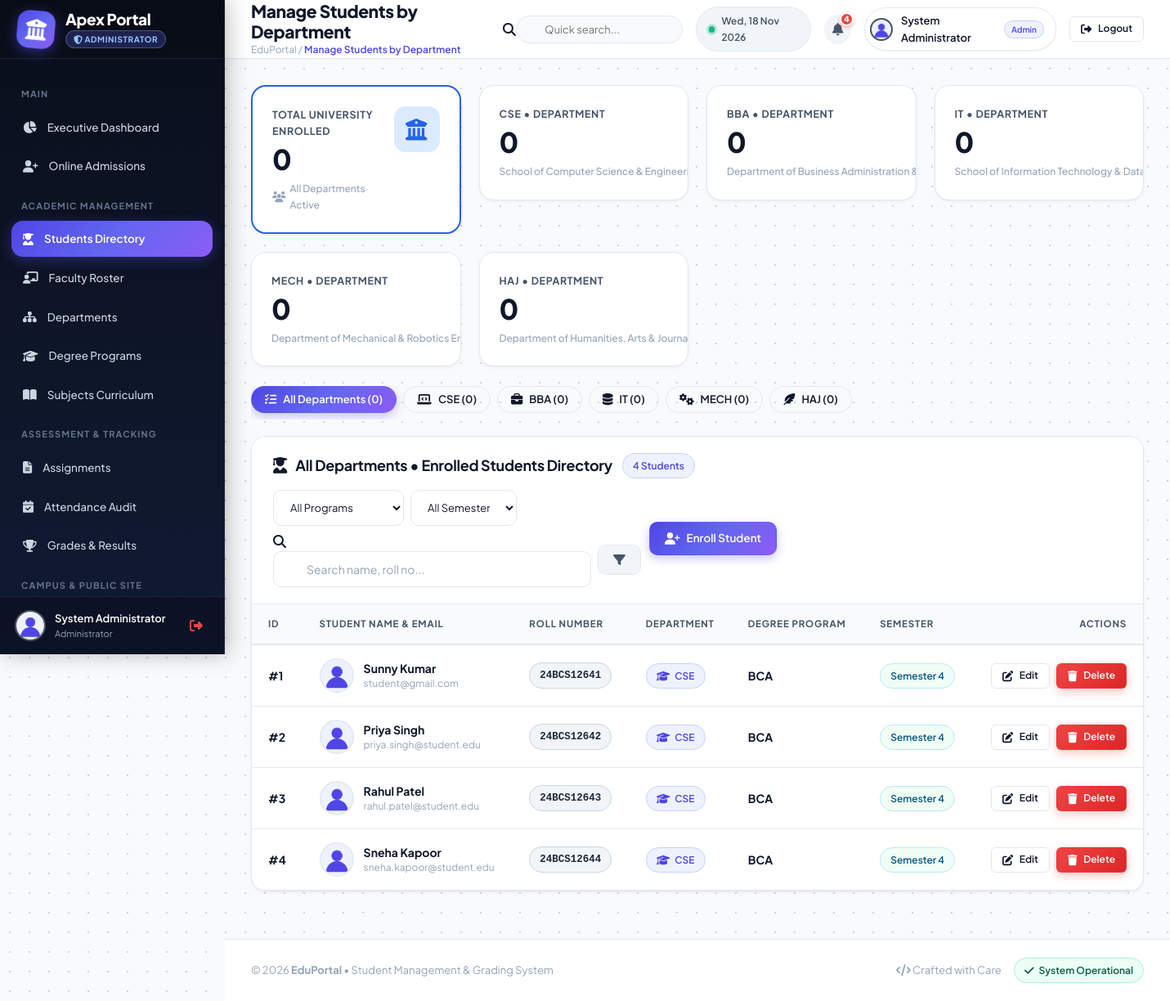
The app's page /admin/manage_students.php (signed in), older data.
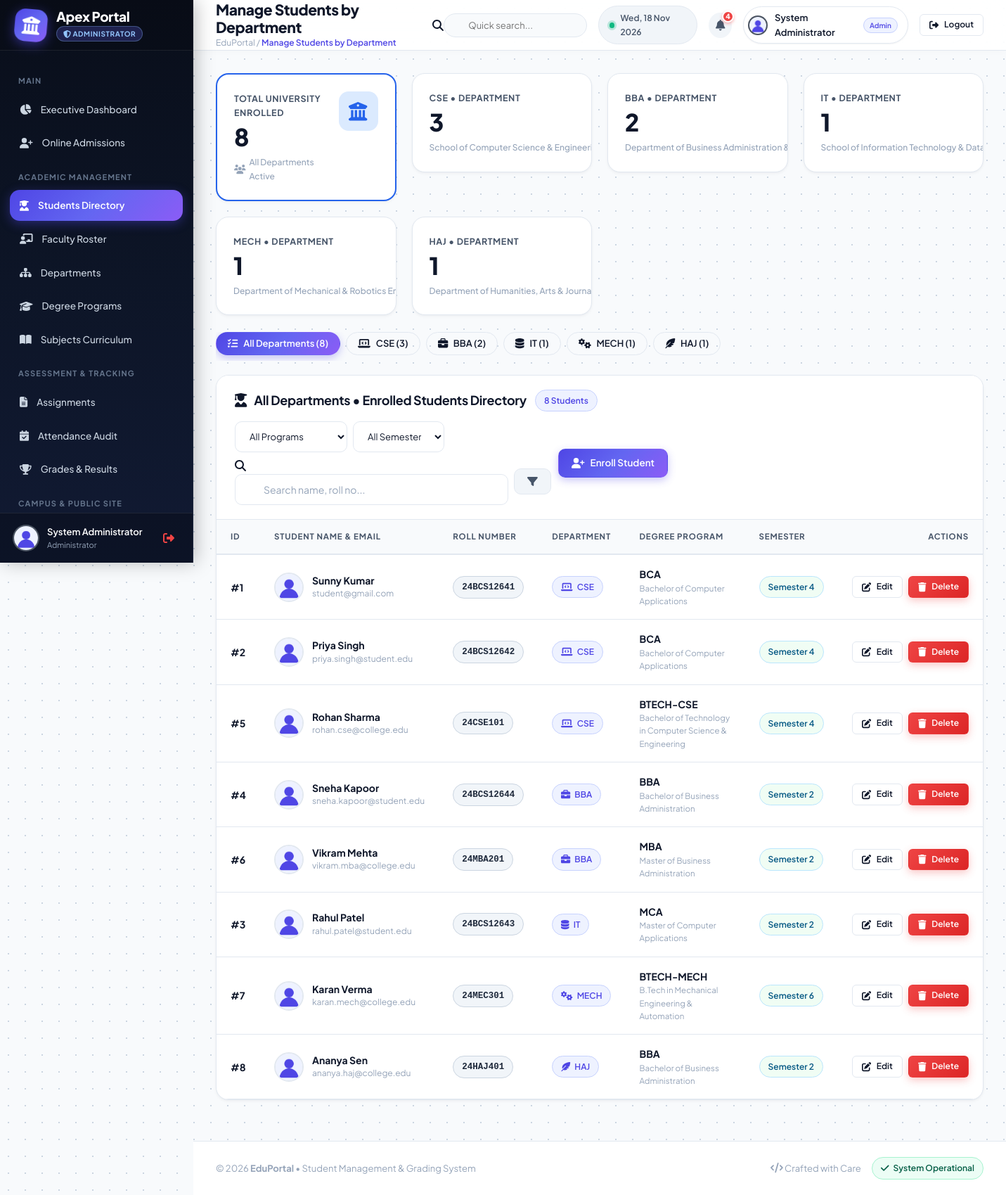
The same page, newer data.
### tables this page shows
CREATE TABLE `departments` (
  `department_id` int(11) NOT NULL AUTO_INCREMENT,
  `name` varchar(150) NOT NULL,
  `code` varchar(20) NOT NULL,
  `description` text DEFAULT NULL,
  `head_of_dept` varchar(120) DEFAULT NULL,
  `icon` varchar(50) DEFAULT 'fa-laptop-code',
  `created_at` timestamp NOT NULL DEFAULT current_timestamp(),
  PRIMARY KEY (`department_id`),
  UNIQUE KEY `code` (`code`)
);

CREATE TABLE `students` (
  `student_id` int(11) NOT NULL AUTO_INCREMENT,
  `user_id` int(11) NOT NULL,
  `roll_no` varchar(50) NOT NULL,
  `department_id` int(11) DEFAULT NULL,
  `course_id` int(11) DEFAULT NULL,
  `course` varchar(100) DEFAULT 'BCA',
  `semester` int(11) NOT NULL DEFAULT 1,
  `admission_year` int(11) NOT NULL DEFAULT 2024,
  `gender` enum('Male','Female','Other') DEFAULT 'Male',
  `dob` date DEFAULT NULL,
  `address` text DEFAULT NULL,
  `status` enum('Active','Graduated','Suspended') DEFAULT 'Active',
  `profile_picture` varchar(255) DEFAULT NULL,
  `created_at` timestamp NOT NULL DEFAULT current_timestamp(),
  PRIMARY KEY (`student_id`),
  UNIQUE KEY `user_id` (`user_id`),
  UNIQUE KEY `roll_no` (`roll_no`),
  KEY `user_id_2` (`user_id`),
  KEY `course_id` (`course_id`),
  CONSTRAINT `fk_stu_course` FOREIGN KEY (`course_id`) REFERENCES `courses` (`course_id`) ON DELETE SET NULL,
  CONSTRAINT `fk_stu_user` FOREIGN KEY (`user_id`) REFERENCES `users` (`id`) ON DELETE CASCADE
);

CREATE TABLE `users` (
  `id` int(11) NOT NULL AUTO_INCREMENT,
  `name` varchar(120) NOT NULL,
  `email` varchar(120) NOT NULL,
  `password` varchar(255) NOT NULL,
  `role` enum('admin','faculty','student') NOT NULL DEFAULT 'student',
  `profile_picture` varchar(255) DEFAULT NULL,
  `phone` varchar(30) DEFAULT NULL,
  `created_at` timestamp NOT NULL DEFAULT current_timestamp(),
  PRIMARY KEY (`id`),
  UNIQUE KEY `email` (`email`)
);

CREATE TABLE `courses` (
  `course_id` int(11) NOT NULL AUTO_INCREMENT,
  `department_id` int(11) NOT NULL,
  `name` varchar(150) NOT NULL,
  `code` varchar(30) NOT NULL,
  `degree_level` enum('Undergraduate','Postgraduate','Doctorate','Diploma') NOT NULL DEFAULT 'Undergraduate',
  `duration` varchar(50) NOT NULL DEFAULT '3 Years',
  `semester_count` int(11) NOT NULL DEFAULT 6,
  `fees_per_year` decimal(10,2) NOT NULL DEFAULT 65000.00,
  `eligibility` text DEFAULT NULL,
  `description` text DEFAULT NULL,
  `created_at` timestamp NOT NULL DEFAULT current_timestamp(),
  `course_name` varchar(150) DEFAULT NULL,
  `course_code` varchar(30) DEFAULT NULL,
  PRIMARY KEY (`course_id`),
  UNIQUE KEY `code` (`code`),
  KEY `department_id` (`department_id`),
  CONSTRAINT `fk_course_dept` FOREIGN KEY (`department_id`) REFERENCES `departments` (`department_id`) ON DELETE CASCADE
);

### admin/manage_students.php (the view, shortened to what the rows shown need)
<?php
include("../config/db.php");
$dept_filter = isset($_GET['dept']) && is_numeric($_GET['dept']) ? (int)$_GET['dept'] : 0;
$where_clauses = ["1=1"];
$where_sql = implode(" AND ", $where_clauses);
$query = mysqli_query($con, "
    SELECT students.*, users.name, users.email,
           d.name AS department_name, d.code AS department_code, d.icon AS department_icon,
           c.name AS course_full_name, c.code AS course_code
    FROM students
    INNER JOIN users ON students.user_id = users.id
    LEFT JOIN departments d ON students.department_id = d.department_id
    LEFT JOIN courses c ON students.course_id = c.course_id
    WHERE $where_sql
    ORDER BY students.department_id ASC, students.semester ASC, students.roll_no ASC
");
$depts_list = [];
$total_all_students = 0;
$d_res = @mysqli_query($con, "
    SELECT d.department_id, d.name, d.code, d.icon,
           (SELECT COUNT(*) FROM students s WHERE s.department_id = d.department_id) AS student_count
    FROM departments d
    ORDER BY d.department_id ASC
");
if ($d_res) {
    while ($d = mysqli_fetch_assoc($d_res)) {
        $depts_list[] = $d;
        $total_all_students += (int)$d['student_count'];
    }
}
include("../includes/header.php");
include("../includes/navbar.php");
?>
<div class="stats-grid" style="margin-bottom: 24px;">
    <?php
    $dept_colors = [
        1 => ['bg' => '#dbeafe', 'color' => '#1d4ed8'],
        2 => ['bg' => '#fef3c7', 'color' => '#b45309'],
        3 => ['bg' => '#dcfce7', 'color' => '#15803d'],
        4 => ['bg' => '#ffedd5', 'color' => '#c2410c'],
        5 => ['bg' => '#f3e8ff', 'color' => '#7e22ce']
    ];
    foreach ($depts_list as $d):
        $d_id = (int)$d['department_id'];
        $c_theme = $dept_colors[$d_id] ?? ['bg' => '#f1f5f9', 'color' => '#475569'];
        $is_selected = ($dept_filter === $d_id);
    ?>
        <a href="manage_students.php?dept=<?php echo $d_id; ?>" style="text-decoration:none;">
            <div class="stat-card" style="cursor:pointer; <?php if ($is_selected) echo 'border:2px solid ' . $c_theme['color'] . '; box-shadow:0 8px 20px rgba(0,0,0,0.08);'; ?>">
                <div class="stat-info">
                    <div class="stat-label"><?php echo htmlspecialchars($d['code']); ?> &bull; Department</div>
                    <div class="stat-value" style="<?php if ($is_selected) echo 'color:' . $c_theme['color'] . ';'; ?>">
                        <?php echo (int)$d['student_count']; ?>
                    </div>
                    <div class="stat-subtext" style="white-space:nowrap; overflow:hidden; text-overflow:ellipsis;" title="<?php echo htmlspecialchars($d['name']); ?>">
                        <?php echo htmlspecialchars($d['name']); ?>
                    </div>
                </div>
            </div>
        </a>
    <?php endforeach; ?>
</div>
<div style="display:flex; align-items:center; gap:8px; overflow-x:auto; padding-bottom:8px; margin-bottom:20px;">
    <a href="manage_students.php" class="btn <?php echo ($dept_filter === 0) ? 'btn-primary' : 'btn-outline'; ?>" style="font-size:13px; border-radius:20px; padding:6px 16px;">
        <i class="fa-solid fa-list-check"></i> All Departments (<?php echo $total_all_students; ?>)
    </a>
    <?php foreach ($depts_list as $d):
        $d_id = (int)$d['department_id'];
        $active_class = ($dept_filter === $d_id) ? 'btn-primary' : 'btn-outline';
    ?>
        <a href="manage_students.php?dept=<?php echo $d_id; ?>" class="btn <?php echo $active_class; ?>" style="font-size:13px; border-radius:20px; padding:6px 16px; white-space:nowrap;">
            <i class="fa-solid <?php echo htmlspecialchars($d['icon'] ?: 'fa-graduation-cap'); ?>"></i>
            <?php echo htmlspecialchars($d['code']); ?> (<?php echo (int)$d['student_count']; ?>)
        </a>
    <?php endforeach; ?>
</div>
<div class="card">
    <div class="card-body" style="padding:0;">
        <div class="table-responsive">
            <table class="custom-table">
                <thead>
                    <tr>
                        <th>ID</th>
                        <th>Student Name & Email</th>
                        <th>Roll Number</th>
                        <th>Department</th>
                        <th>Degree Program</th>
                        <th>Semester</th>
                        <th style="text-align:right;">Actions</th>
                    </tr>
                </thead>
                <tbody>
                    <?php if ($query && mysqli_num_rows($query) > 0): ?>
                        <?php while ($row = mysqli_fetch_assoc($query)):
                            $pic = !empty($row['profile_picture']) && file_exists("../uploads/profile_pictures/" . $row['profile_picture'])
                                ? "../uploads/profile_pictures/" . $row['profile_picture']
                                : "../assets/images/default-user.png";
                            $d_code = $row['department_code'] ?? 'CSE';
                            $d_icon = $row['department_icon'] ?? 'fa-graduation-cap';
                            $c_code = $row['course_code'] ?? ($row['course'] ?? 'BCA');
                        ?>
                            <tr>
                                <td><strong>#<?php echo $row['student_id']; ?></strong></td>
                                <td>
                                    <div class="table-user-cell">
                                        <img src="<?php echo $pic; ?>" alt="Student Photo" class="table-avatar">
                                        <div>
                                            <div class="user-name"><?php echo htmlspecialchars($row['name']); ?></div>
                                            <div class="user-subtext"><?php echo htmlspecialchars($row['email']); ?></div>
                                        </div>
                                    </div>
                                </td>
                                <td>
                                    <span class="badge badge-dark" style="font-family:monospace; font-size:12.5px; font-weight:700;">
                                        <?php echo htmlspecialchars($row['roll_no']); ?>
                                    </span>
                                </td>
                                <td>
                                    <span class="badge badge-primary" style="font-size:12px; gap:6px;">
                                        <i class="fa-solid <?php echo htmlspecialchars($d_icon); ?>"></i>
                                        <?php echo htmlspecialchars($d_code); ?>
                                    </span>
                                </td>
                                <td>
                                    <strong><?php echo htmlspecialchars($c_code); ?></strong>
                                    <div style="font-size:11.5px; color:var(--text-muted);"><?php echo htmlspecialchars($row['course_full_name'] ?? ''); ?></div>
                                </td>
                                <td>
                                    <span class="badge badge-info" style="font-weight:600;">Semester <?php echo htmlspecialchars($row['semester']); ?></span>
                                </td>
                                <td style="text-align:right;">
                                    <div class="table-actions">
                                        <a href="edit_student.php?id=<?php echo $row['student_id']; ?>" class="btn btn-outline btn-sm" title="Edit Student">
                                            <i class="fa-solid fa-pen-to-square"></i> Edit
                                        </a>
                                        <a href="delete_student.php?id=<?php echo $row['student_id']; ?>" class="btn btn-danger btn-sm" onclick="return confirm('Are you sure you want to delete student <?php echo htmlspecialchars(addslashes($row['name'])); ?>? This will remove all related attendance and grades records.')" title="Delete Student">
                                            <i class="fa-solid fa-trash"></i> Delete
                                        </a>
                                    </div>
                                </td>
                            </tr>
                        <?php endwhile; ?>
                    <?php endif; ?>
                </tbody>
            </table>
        </div>
    </div>
</div>
<?php include("../includes/footer.php"); ?>

Row changes from the older to the newer data that the page shows:
computed for departments "CSE": student_count "0" → "3"
computed for departments "BBA": student_count "0" → "2"
computed for departments "IT": student_count "0" → "1"
computed for departments "MECH": student_count "0" → "1"
computed for departments "HAJ": student_count "0" → "1"
changed students "24BCS12641": department_id empty → 1 (drawn); course.name (not shown) → "Bachelor of Computer Applications"
changed students "24BCS12642": department_id empty → 1 (drawn); course.name (not shown) → "Bachelor of Computer Applications"
added students: student_id "5", user.name "Rohan Sharma", user.email "rohan.cse@college.edu", roll_no "24CSE101", department.code "CSE", course.code "BTECH-CSE", course.name "Bachelor of Technology in Computer Science & Engineering", semester "4"
changed students "24BCS12644": department_id empty → 2 (drawn); department.code "CSE" → "BBA"; course.code "BCA" → "BBA"; course.name (not shown) → "Bachelor of Business Administration"; semester "4" → "2"; moves up the list
added students: student_id "6", user.name "Vikram Mehta", user.email "vikram.mba@college.edu", roll_no "24MBA201", department.code "BBA", course.code "MBA", course.name "Master of Business Administration", semester "2"
changed students "24BCS12643": department_id empty → 3 (drawn); department.code "CSE" → "IT"; course.code "BCA" → "MCA"; course.name (not shown) → "Master of Computer Applications"; semester "4" → "2"
added students: student_id "7", user.name "Karan Verma", user.email "karan.mech@college.edu", roll_no "24MEC301", department.code "MECH", course.code "BTECH-MECH", course.name "B.Tech in Mechanical Engineering & Automation", semester "6"
added students: student_id "8", user.name "Ananya Sen", user.email "ananya.haj@college.edu", roll_no "24HAJ401", department.code "HAJ", course.code "BBA", course.name "Bachelor of Business Administration", semester "2"
Text that changed along with them:
$total_all_students: "0" → "8"
mysqli_num_rows($query): "4" → "8"
